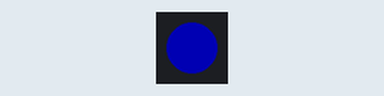
Recording of a program running on a simulated BBC micro:bit running MicroPython. On the bench: 1 RGB LEDs in strip order, left to right. Dim RGB values are drawn brighter than linear.

Above: at 0.12 s.
At 1.37 s:
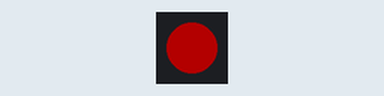
At 2.62 s:
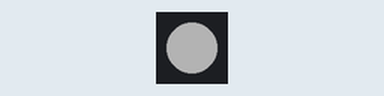
Timing chart, 0 to 3.0 s (numbered marks = the images above):
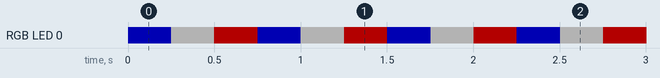

The program:

exo2.py
```python
import machine, neopixel
from microbit import *

np = neopixel.NeoPixel(pin0, 1)

colors = {
    "blue": (0,0,60),
    "white": (60,60,60),
    "red": (60,0,0),
}

def change_color(color, sleep_time = 250):
    np[0] = colors[color]
    np.show()
    sleep(sleep_time)

while True:
    change_color("blue")
    change_color("white")
    change_color("red")
```

Measured:
- by itself, RGB LED 0: repeats every 0.75 s: RGB(60, 60, 60) 0.25 s, RGB(60, 0, 0) 0.25 s, RGB(0, 0, 60) 0.25 s
- by itself, everything shown: repeats every 0.75 s, in 3 steps
